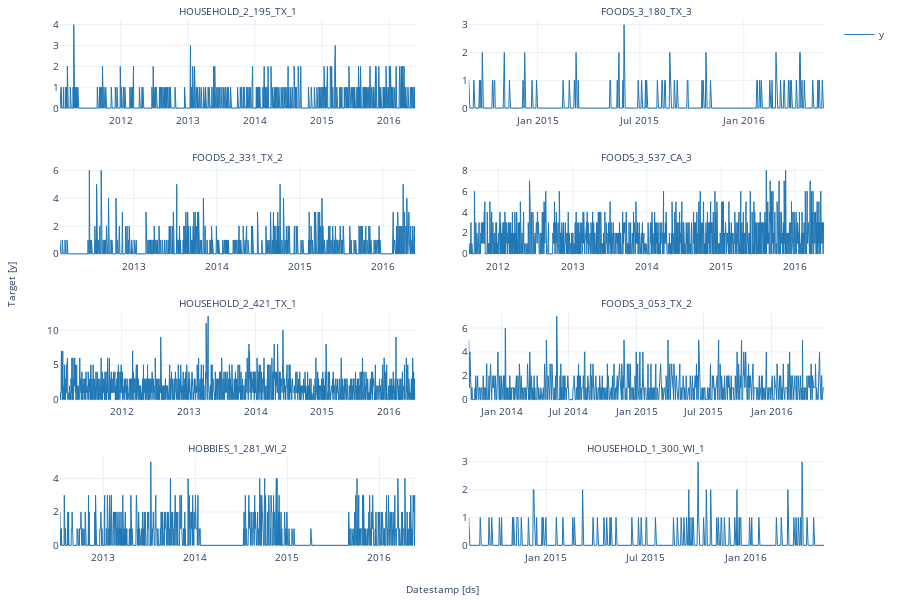

The notebook cell this image was saved under:
### Code cell
StatsForecast.plot(Y_df)

### Figure 1 — Plotly figure (JSON) as saved in the notebook; plotly's stock layout.template omitted (floating-point values rounded to 4 significant figures; data arrays with more than 128 entries replaced by an {"elided": "..."} marker saying what was removed)
{"data": [{"legendgroup": "y", "line": {"color": "#1f77b4", "width": 1}, "mode": "lines", "name": "y", "showlegend": true, "type": "scatter", "x": {"elided": "1934 str values"}, "xaxis": "x", "y": {"elided": "1934 int values"}, "yaxis": "y"}, {"legendgroup": "y", "line": {"color": "#1f77b4", "width": 1}, "mode": "lines", "name": "y", "showlegend": false, "type": "scatter", "x": {"elided": "630 str values"}, "xaxis": "x2", "y": {"elided": "630 int values"}, "yaxis": "y2"}, {"legendgroup": "y", "line": {"color": "#1f77b4", "width": 1}, "mode": "lines", "name": "y", "showlegend": false, "type": "scatter", "x": {"elided": "1562 str values"}, "xaxis": "x3", "y": {"elided": "1562 int values"}, "yaxis": "y3"}, {"legendgroup": "y", "line": {"color": "#1f77b4", "width": 1}, "mode": "lines", "name": "y", "showlegend": false, "type": "scatter", "x": {"elided": "1750 str values"}, "xaxis": "x4", "y": {"elided": "1750 int values"}, "yaxis": "y4"}, {"legendgroup": "y", "line": {"color": "#1f77b4", "width": 1}, "mode": "lines", "name": "y", "showlegend": false, "type": "scatter", "x": {"elided": "1941 str values"}, "xaxis": "x5", "y": {"elided": "1941 int values"}, "yaxis": "y5"}, {"legendgroup": "y", "line": {"color": "#1f77b4", "width": 1}, "mode": "lines", "name": "y", "showlegend": false, "type": "scatter", "x": {"elided": "962 str values"}, "xaxis": "x6", "y": {"elided": "962 int values"}, "yaxis": "y6"}, {"legendgroup": "y", "line": {"color": "#1f77b4", "width": 1}, "mode": "lines", "name": "y", "showlegend": false, "type": "scatter", "x": {"elided": "1410 str values"}, "xaxis": "x7", "y": {"elided": "1410 int values"}, "yaxis": "y7"}, {"legendgroup": "y", "line": {"color": "#1f77b4", "width": 1}, "mode": "lines", "name": "y", "showlegend": false, "type": "scatter", "x": {"elided": "650 str values"}, "xaxis": "x8", "y": {"elided": "650 int values"}, "yaxis": "y8"}], "layout": {"annotations": [{"font": {"size": 10}, "showarrow": false, "text": "HOUSEHOLD_2_195_TX_1", "x": 0.2325, "xanchor": "center", "xref": "paper", "y": 1, "yanchor": "bottom", "yref": "paper"}, {"font": {"size": 10}, "showarrow": false, "text": "FOODS_3_180_TX_3", "x": 0.7675, "xanchor": "center", "xref": "paper", "y": 1, "yanchor": "bottom", "yref": "paper"}, {"font": {"size": 10}, "showarrow": false, "text": "FOODS_2_331_TX_2", "x": 0.2325, "xanchor": "center", "xref": "paper", "y": 0.725, "yanchor": "bottom", "yref": "paper"}, {"font": {"size": 10}, "showarrow": false, "text": "FOODS_3_537_CA_3", "x": 0.7675, "xanchor": "center", "xref": "paper", "y": 0.725, "yanchor": "bottom", "yref": "paper"}, {"font": {"size": 10}, "showarrow": false, "text": "HOUSEHOLD_2_421_TX_1", "x": 0.2325, "xanchor": "center", "xref": "paper", "y": 0.45, "yanchor": "bottom", "yref": "paper"}, {"font": {"size": 10}, "showarrow": false, "text": "FOODS_3_053_TX_2", "x": 0.7675, "xanchor": "center", "xref": "paper", "y": 0.45, "yanchor": "bottom", "yref": "paper"}, {"font": {"size": 10}, "showarrow": false, "text": "HOBBIES_1_281_WI_2", "x": 0.2325, "xanchor": "center", "xref": "paper", "y": 0.175, "yanchor": "bottom", "yref": "paper"}, {"font": {"size": 10}, "showarrow": false, "text": "HOUSEHOLD_1_300_WI_1", "x": 0.7675, "xanchor": "center", "xref": "paper", "y": 0.175, "yanchor": "bottom", "yref": "paper"}, {"font": {"size": 10}, "showarrow": false, "text": "Datestamp [ds]", "x": 0.5, "xanchor": "center", "xref": "paper", "y": 0, "yanchor": "top", "yref": "paper", "yshift": -30}, {"font": {"size": 10}, "showarrow": false, "text": "Target [y]", "textangle": -90, "x": 0, "xanchor": "right", "xref": "paper", "xshift": -40, "y": 0.5, "yanchor": "middle", "yref": "paper"}], "autosize": true, "font": {"size": 10}, "height": 600, "margin": {"b": 50, "l": 60, "r": 10, "t": 20}, "xaxis": {"anchor": "y", "domain": [0, 0.465], "showticklabels": true, "visible": true}, "xaxis2": {"anchor": "y2", "domain": [0.535, 1.0], "showticklabels": true, "visible": true}, "xaxis3": {"anchor": "y3", "domain": [0, 0.465], "showticklabels": true, "visible": true}, "xaxis4": {"anchor": "y4", "domain": [0.535, 1.0], "showticklabels": true, "visible": true}, "xaxis5": {"anchor": "y5", "domain": [0, 0.465], "showticklabels": true, "visible": true}, "xaxis6": {"anchor": "y6", "domain": [0.535, 1.0], "showticklabels": true, "visible": true}, "xaxis7": {"anchor": "y7", "domain": [0, 0.465], "showticklabels": true, "visible": true}, "xaxis8": {"anchor": "y8", "domain": [0.535, 1.0], "showticklabels": true, "visible": true}, "yaxis": {"anchor": "x", "domain": [0.825, 1]}, "yaxis2": {"anchor": "x2", "domain": [0.825, 1]}, "yaxis3": {"anchor": "x3", "domain": [0.55, 0.725]}, "yaxis4": {"anchor": "x4", "domain": [0.55, 0.725]}, "yaxis5": {"anchor": "x5", "domain": [0.275, 0.45]}, "yaxis6": {"anchor": "x6", "domain": [0.275, 0.45]}, "yaxis7": {"anchor": "x7", "domain": [0, 0.175]}, "yaxis8": {"anchor": "x8", "domain": [0, 0.175]}}}
